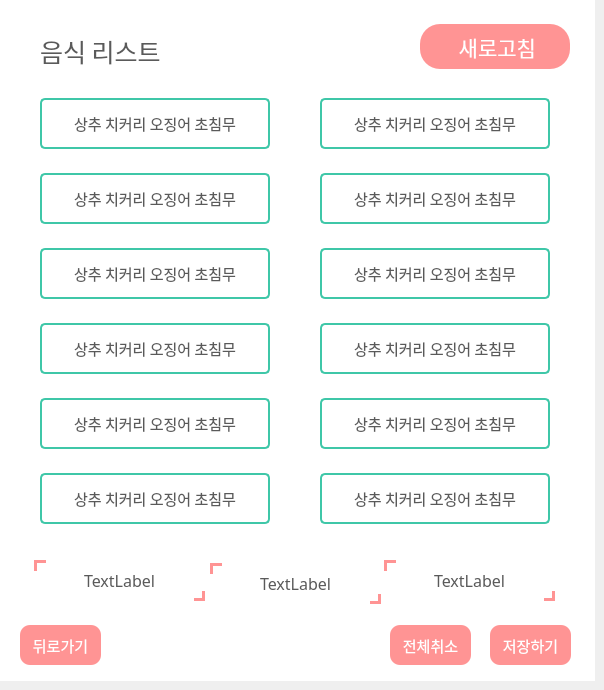
     <widget class="QWidget" name="page_10">
      <widget class="QWidget" name="widget_17" native="true">
       <property name="geometry">
        <rect>
         <x>0</x>
         <y>0</y>
         <width>595</width>
         <height>681</height>
        </rect>
       </property>
       <property name="styleSheet">
        <string notr="true">background-color: rgb(255, 255, 255);</string>
       </property>
       <widget class="QPushButton" name="pushButton_2">
        <property name="geometry">
         <rect>
          <x>420</x>
          <y>24</y>
          <width>150</width>
          <height>45</height>
         </rect>
        </property>
        <property name="font">
         <font>
          <family>티머니 둥근바람 ExtraBold</family>
          <pointsize>16</pointsize>
         </font>
        </property>
        <property name="styleSheet">
         <string notr="true">background-color: rgb(255, 148, 148);
color: rgb(255, 255, 255);
border-radius:20px;
</string>
        </property>
        <property name="text">
         <string> 새로고침</string>
        </property>
        <property name="icon">
         <iconset>
          <normaloff>../Images/retry.png</normaloff>../Images/retry.png</iconset>
        </property>
        <property name="iconSize">
         <size>
          <width>22</width>
          <height>22</height>
         </size>
        </property>
       </widget>
       <widget class="QWidget" name="widget_18" native="true">
        <property name="geometry">
         <rect>
          <x>30</x>
          <y>88</y>
          <width>541</width>
          <height>441</height>
         </rect>
        </property>
        <property name="styleSheet">
         <string notr="true">QWidget#widget_18{
	background-color: rgb(255, 255, 255);
}
QPushButton{
	border-color:rgb(63, 199, 168);
	color: rgb(90, 90, 90);
	border-style:solid;
	border-width:2px;
	border-radius:5px;
}
QPushButton:hover{
	color: rgb(255, 255, 255);
	background-color: rgb(63, 199, 168);
	border-color: rgb(63, 199, 168);
	border-style:solid;
	border-width:2px;
	border-radius:5px;
}
QPushButton:checked{
	color: rgb(255, 255, 255);
	background-color: rgb(63, 199, 168);
	border-color: rgb(63, 199, 168);
	border-style:solid;
	border-width:2px;
	border-radius:5px;
}


</string>
        </property>
        <widget class="QPushButton" name="pushButton_3">
         <property name="geometry">
          <rect>
           <x>10</x>
           <y>10</y>
           <width>230</width>
           <height>51</height>
          </rect>
         </property>
         <property name="font">
          <font>
           <family>티머니 둥근바람 ExtraBold</family>
           <pointsize>11</pointsize>
          </font>
         </property>
         <property name="styleSheet">
          <string notr="true"/>
         </property>
         <property name="text">
          <string>상추 치커리 오징어 초침무</string>
         </property>
         <property name="checkable">
          <bool>true</bool>
         </property>
        </widget>
        <widget class="QPushButton" name="pushButton_4">
         <property name="geometry">
          <rect>
           <x>290</x>
           <y>10</y>
           <width>230</width>
           <height>51</height>
          </rect>
         </property>
         <property name="font">
          <font>
           <family>티머니 둥근바람 ExtraBold</family>
           <pointsize>11</pointsize>
          </font>
         </property>
         <property name="styleSheet">
          <string notr="true"/>
         </property>
         <property name="text">
          <string>상추 치커리 오징어 초침무</string>
         </property>
         <property name="checkable">
          <bool>true</bool>
         </property>
        </widget>
        <widget class="QPushButton" name="pushButton_7">
         <property name="geometry">
          <rect>
           <x>290</x>
           <y>85</y>
           <width>230</width>
           <height>51</height>
          </rect>
         </property>
         <property name="font">
          <font>
           <family>티머니 둥근바람 ExtraBold</family>
           <pointsize>11</pointsize>
          </font>
         </property>
         <property name="styleSheet">
          <string notr="true"/>
         </property>
         <property name="text">
          <string>상추 치커리 오징어 초침무</string>
         </property>
         <property name="checkable">
          <bool>true</bool>
         </property>
        </widget>
        <widget class="QPushButton" name="pushButton_8">
         <property name="geometry">
          <rect>
           <x>10</x>
           <y>85</y>
           <width>230</width>
           <height>51</height>
          </rect>
         </property>
         <property name="font">
          <font>
           <family>티머니 둥근바람 ExtraBold</family>
           <pointsize>11</pointsize>
          </font>
         </property>
         <property name="styleSheet">
          <string notr="true"/>
         </property>
         <property name="text">
          <string>상추 치커리 오징어 초침무</string>
         </property>
         <property name="checkable">
          <bool>true</bool>
         </property>
        </widget>
        <widget class="QPushButton" name="pushButton_10">
         <property name="geometry">
          <rect>
           <x>290</x>
           <y>160</y>
           <width>230</width>
           <height>51</height>
          </rect>
         </property>
         <property name="font">
          <font>
           <family>티머니 둥근바람 ExtraBold</family>
           <pointsize>11</pointsize>
          </font>
         </property>
         <property name="styleSheet">
          <string notr="true"/>
         </property>
         <property name="text">
          <string>상추 치커리 오징어 초침무</string>
         </property>
         <property name="checkable">
          <bool>true</bool>
         </property>
        </widget>
        <widget class="QPushButton" name="pushButton_11">
         <property name="geometry">
          <rect>
           <x>10</x>
           <y>160</y>
           <width>230</width>
           <height>51</height>
          </rect>
         </property>
         <property name="font">
          <font>
           <family>티머니 둥근바람 ExtraBold</family>
           <pointsize>11</pointsize>
          </font>
         </property>
         <property name="styleSheet">
          <string notr="true"/>
         </property>
         <property name="text">
          <string>상추 치커리 오징어 초침무</string>
         </property>
         <property name="checkable">
          <bool>true</bool>
         </property>
        </widget>
        <widget class="QPushButton" name="pushButton_13">
         <property name="geometry">
          <rect>
           <x>290</x>
           <y>235</y>
           <width>230</width>
           <height>51</height>
          </rect>
         </property>
         <property name="font">
          <font>
           <family>티머니 둥근바람 ExtraBold</family>
           <pointsize>11</pointsize>
          </font>
         </property>
         <property name="styleSheet">
          <string notr="true"/>
         </property>
         <property name="text">
          <string>상추 치커리 오징어 초침무</string>
         </property>
         <property name="checkable">
          <bool>true</bool>
         </property>
        </widget>
        <widget class="QPushButton" name="pushButton_14">
         <property name="geometry">
          <rect>
           <x>10</x>
           <y>235</y>
           <width>230</width>
           <height>51</height>
          </rect>
         </property>
         <property name="font">
          <font>
           <family>티머니 둥근바람 ExtraBold</family>
           <pointsize>11</pointsize>
          </font>
         </property>
         <property name="styleSheet">
          <string notr="true"/>
         </property>
         <property name="text">
          <string>상추 치커리 오징어 초침무</string>
         </property>
         <property name="checkable">
          <bool>true</bool>
         </property>
        </widget>
        <widget class="QPushButton" name="pushButton_16">
         <property name="geometry">
          <rect>
           <x>290</x>
           <y>310</y>
           <width>230</width>
           <height>51</height>
          </rect>
         </property>
         <property name="font">
          <font>
           <family>티머니 둥근바람 ExtraBold</family>
           <pointsize>11</pointsize>
          </font>
         </property>
         <property name="styleSheet">
          <string notr="true"/>
         </property>
         <property name="text">
          <string>상추 치커리 오징어 초침무</string>
         </property>
         <property name="checkable">
          <bool>true</bool>
         </property>
        </widget>
        <widget class="QPushButton" name="pushButton_17">
         <property name="geometry">
          <rect>
           <x>10</x>
           <y>310</y>
           <width>230</width>
           <height>51</height>
          </rect>
         </property>
         <property name="font">
          <font>
           <family>티머니 둥근바람 ExtraBold</family>
           <pointsize>11</pointsize>
          </font>
         </property>
         <property name="styleSheet">
          <string notr="true"/>
         </property>
         <property name="text">
          <string>상추 치커리 오징어 초침무</string>
         </property>
         <property name="checkable">
          <bool>true</bool>
         </property>
        </widget>
        <widget class="QPushButton" name="pushButton_19">
         <property name="geometry">
          <rect>
           <x>290</x>
           <y>385</y>
           <width>230</width>
           <height>51</height>
          </rect>
         </property>
         <property name="font">
          <font>
           <family>티머니 둥근바람 ExtraBold</family>
           <pointsize>11</pointsize>
          </font>
         </property>
         <property name="styleSheet">
          <string notr="true"/>
         </property>
         <property name="text">
          <string>상추 치커리 오징어 초침무</string>
         </property>
         <property name="checkable">
          <bool>true</bool>
         </property>
        </widget>
        <widget class="QPushButton" name="pushButton_20">
         <property name="geometry">
          <rect>
           <x>10</x>
           <y>385</y>
           <width>230</width>
           <height>51</height>
          </rect>
         </property>
         <property name="font">
          <font>
           <family>티머니 둥근바람 ExtraBold</family>
           <pointsize>11</pointsize>
          </font>
         </property>
         <property name="styleSheet">
          <string notr="true"/>
         </property>
         <property name="text">
          <string>상추 치커리 오징어 초침무</string>
         </property>
         <property name="checkable">
          <bool>true</bool>
         </property>
        </widget>
       </widget>
       <widget class="QLabel" name="label_37">
        <property name="geometry">
         <rect>
          <x>40</x>
          <y>36</y>
          <width>161</width>
          <height>31</height>
         </rect>
        </property>
        <property name="font">
         <font>
          <family>티머니 둥근바람 ExtraBold</family>
          <pointsize>19</pointsize>
         </font>
        </property>
        <property name="styleSheet">
         <string notr="true">color: rgb(90, 90, 90);</string>
        </property>
        <property name="text">
         <string>음식 리스트</string>
        </property>
       </widget>
       <widget class="QPushButton" name="pushButton_5">
        <property name="geometry">
         <rect>
          <x>490</x>
          <y>625</y>
          <width>81</width>
          <height>40</height>
         </rect>
        </property>
        <property name="font">
         <font>
          <family>티머니 둥근바람 ExtraBold</family>
          <pointsize>11</pointsize>
         </font>
        </property>
        <property name="styleSheet">
         <string notr="true">background-color: rgb(255, 148, 148);
color: rgb(255, 255, 255);
border-radius: 10px;
</string>
        </property>
        <property name="text">
         <string>저장하기</string>
        </property>
       </widget>
       <widget class="QPushButton" name="pushButton_6">
        <property name="geometry">
         <rect>
          <x>20</x>
          <y>625</y>
          <width>81</width>
          <height>40</height>
         </rect>
        </property>
        <property name="font">
         <font>
          <family>티머니 둥근바람 ExtraBold</family>
          <pointsize>11</pointsize>
         </font>
        </property>
        <property name="styleSheet">
         <string notr="true">background-color: rgb(255, 148, 148);
color: rgb(255, 255, 255);
border-radius: 10px;
</string>
        </property>
        <property name="text">
         <string>뒤로가기</string>
        </property>
       </widget>
       <widget class="QLabel" name="label_38">
        <property name="geometry">
         <rect>
          <x>34</x>
          <y>560</y>
          <width>171</width>
          <height>41</height>
         </rect>
        </property>
        <property name="font">
         <font>
          <family>티머니 둥근바람 ExtraBold</family>
          <pointsize>12</pointsize>
         </font>
        </property>
        <property name="styleSheet">
         <string notr="true">color: rgb(90, 90, 90);
border-color: rgb(255, 148, 148);
border-bottom-color: rgb(255, 148, 148);
border-width:3px;
border-style: solid;</string>
        </property>
        <property name="text">
         <string>TextLabel</string>
        </property>
        <property name="alignment">
         <set>Qt::AlignCenter</set>
        </property>
       </widget>
       <widget class="QLabel" name="label_39">
        <property name="geometry">
         <rect>
          <x>32</x>
          <y>571</y>
          <width>5</width>
          <height>31</height>
         </rect>
        </property>
        <property name="text">
         <string/>
        </property>
       </widget>
       <widget class="QLabel" name="label_40">
        <property name="geometry">
         <rect>
          <x>34</x>
          <y>597</y>
          <width>160</width>
          <height>5</height>
         </rect>
        </property>
        <property name="text">
         <string/>
        </property>
       </widget>
       <widget class="QLabel" name="label_41">
        <property name="geometry">
         <rect>
          <x>46</x>
          <y>560</y>
          <width>160</width>
          <height>5</height>
         </rect>
        </property>
        <property name="text">
         <string/>
        </property>
       </widget>
       <widget class="QLabel" name="label_42">
        <property name="geometry">
         <rect>
          <x>200</x>
          <y>560</y>
          <width>5</width>
          <height>31</height>
         </rect>
        </property>
        <property name="text">
         <string/>
        </property>
       </widget>
       <widget class="QLabel" name="label_43">
        <property name="geometry">
         <rect>
          <x>376</x>
          <y>563</y>
          <width>5</width>
          <height>31</height>
         </rect>
        </property>
        <property name="text">
         <string/>
        </property>
       </widget>
       <widget class="QLabel" name="label_44">
        <property name="geometry">
         <rect>
          <x>222</x>
          <y>563</y>
          <width>160</width>
          <height>5</height>
         </rect>
        </property>
        <property name="text">
         <string/>
        </property>
       </widget>
       <widget class="QLabel" name="label_45">
        <property name="geometry">
         <rect>
          <x>210</x>
          <y>600</y>
          <width>160</width>
          <height>5</height>
         </rect>
        </property>
        <property name="text">
         <string/>
        </property>
       </widget>
       <widget class="QLabel" name="label_46">
        <property name="geometry">
         <rect>
          <x>210</x>
          <y>563</y>
          <width>171</width>
          <height>41</height>
         </rect>
        </property>
        <property name="font">
         <font>
          <family>티머니 둥근바람 ExtraBold</family>
          <pointsize>12</pointsize>
         </font>
        </property>
        <property name="styleSheet">
         <string notr="true">color: rgb(90, 90, 90);
border-color: rgb(255, 148, 148);
border-bottom-color: rgb(255, 148, 148);
border-width:3px;
border-style: solid;</string>
        </property>
        <property name="text">
         <string>TextLabel</string>
        </property>
        <property name="alignment">
         <set>Qt::AlignCenter</set>
        </property>
       </widget>
       <widget class="QLabel" name="label_47">
        <property name="geometry">
         <rect>
          <x>208</x>
          <y>574</y>
          <width>5</width>
          <height>31</height>
         </rect>
        </property>
        <property name="text">
         <string/>
        </property>
       </widget>
       <widget class="QLabel" name="label_48">
        <property name="geometry">
         <rect>
          <x>550</x>
          <y>560</y>
          <width>5</width>
          <height>31</height>
         </rect>
        </property>
        <property name="text">
         <string/>
        </property>
       </widget>
       <widget class="QLabel" name="label_49">
        <property name="geometry">
         <rect>
          <x>396</x>
          <y>560</y>
          <width>160</width>
          <height>5</height>
         </rect>
        </property>
        <property name="text">
         <string/>
        </property>
       </widget>
       <widget class="QLabel" name="label_50">
        <property name="geometry">
         <rect>
          <x>384</x>
          <y>597</y>
          <width>160</width>
          <height>5</height>
         </rect>
        </property>
        <property name="text">
         <string/>
        </property>
       </widget>
       <widget class="QLabel" name="label_51">
        <property name="geometry">
         <rect>
          <x>384</x>
          <y>560</y>
          <width>171</width>
          <height>41</height>
         </rect>
        </property>
        <property name="font">
         <font>
          <family>티머니 둥근바람 ExtraBold</family>
          <pointsize>12</pointsize>
         </font>
        </property>
        <property name="styleSheet">
         <string notr="true">color: rgb(90, 90, 90);
border-color: rgb(255, 148, 148);
border-bottom-color: rgb(255, 148, 148);
border-width:3px;
border-style: solid;</string>
        </property>
        <property name="text">
         <string>TextLabel</string>
        </property>
        <property name="alignment">
         <set>Qt::AlignCenter</set>
        </property>
       </widget>
       <widget class="QLabel" name="label_52">
        <property name="geometry">
         <rect>
          <x>382</x>
          <y>571</y>
          <width>5</width>
          <height>31</height>
         </rect>
        </property>
        <property name="text">
         <string/>
        </property>
       </widget>
       <widget class="QPushButton" name="pushButton_9">
        <property name="geometry">
         <rect>
          <x>390</x>
          <y>625</y>
          <width>81</width>
          <height>40</height>
         </rect>
        </property>
        <property name="font">
         <font>
          <family>티머니 둥근바람 ExtraBold</family>
          <pointsize>11</pointsize>
         </font>
        </property>
        <property name="styleSheet">
         <string notr="true">background-color: rgb(255, 148, 148);
color: rgb(255, 255, 255);
border-radius: 10px;
</string>
        </property>
        <property name="text">
         <string>전체취소</string>
        </property>
       </widget>
       <zorder>label_51</zorder>
       <zorder>label_46</zorder>
       <zorder>label_38</zorder>
       <zorder>pushButton_2</zorder>
       <zorder>widget_18</zorder>
       <zorder>label_37</zorder>
       <zorder>pushButton_5</zorder>
       <zorder>pushButton_6</zorder>
       <zorder>label_39</zorder>
       <zorder>label_40</zorder>
       <zorder>label_41</zorder>
       <zorder>label_42</zorder>
       <zorder>label_43</zorder>
       <zorder>label_44</zorder>
       <zorder>label_45</zorder>
       <zorder>label_47</zorder>
       <zorder>label_48</zorder>
       <zorder>label_49</zorder>
       <zorder>label_50</zorder>
       <zorder>label_52</zorder>
       <zorder>pushButton_9</zorder>
      </widget>
     </widget>
